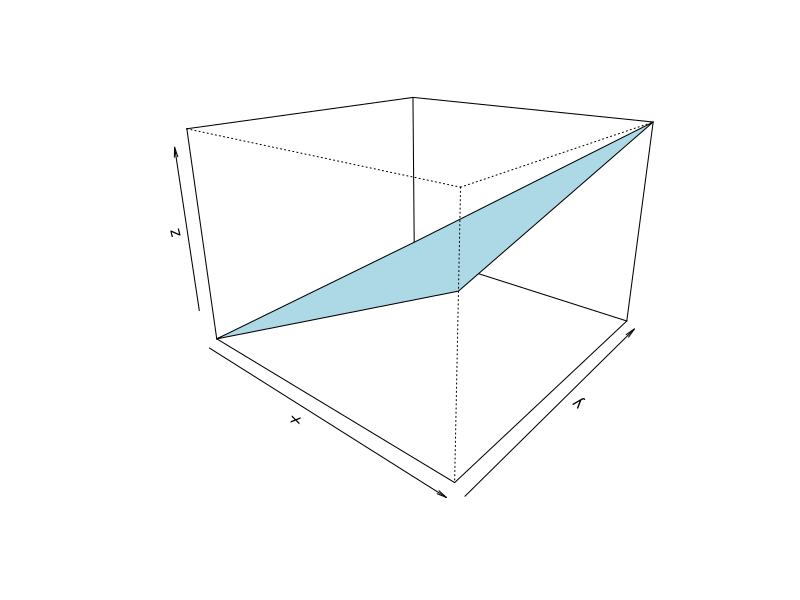
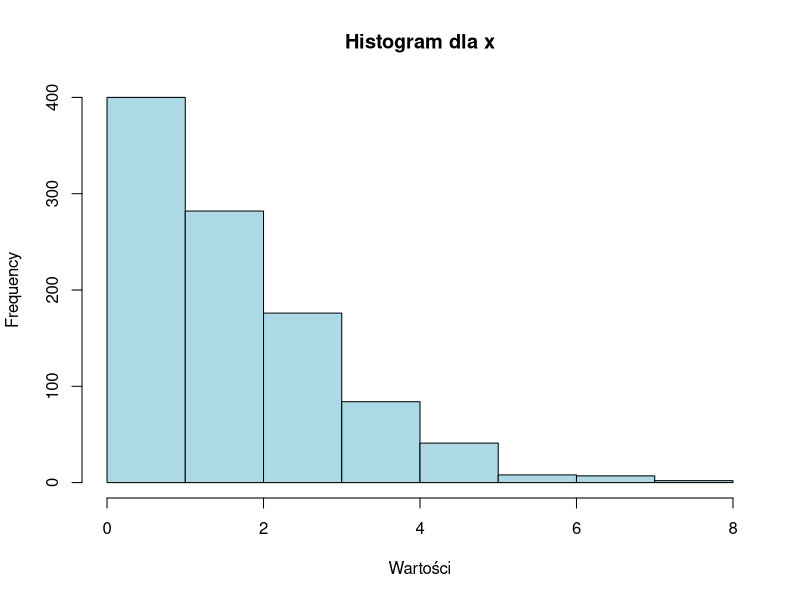
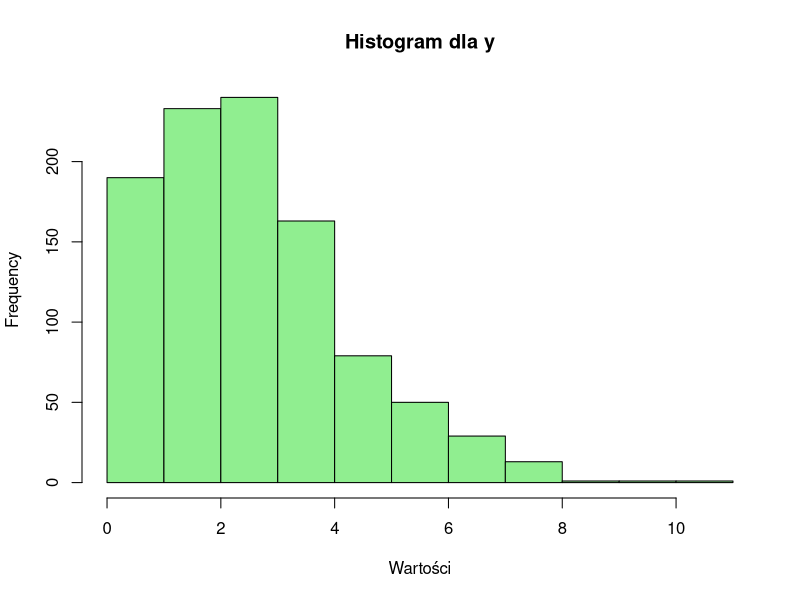
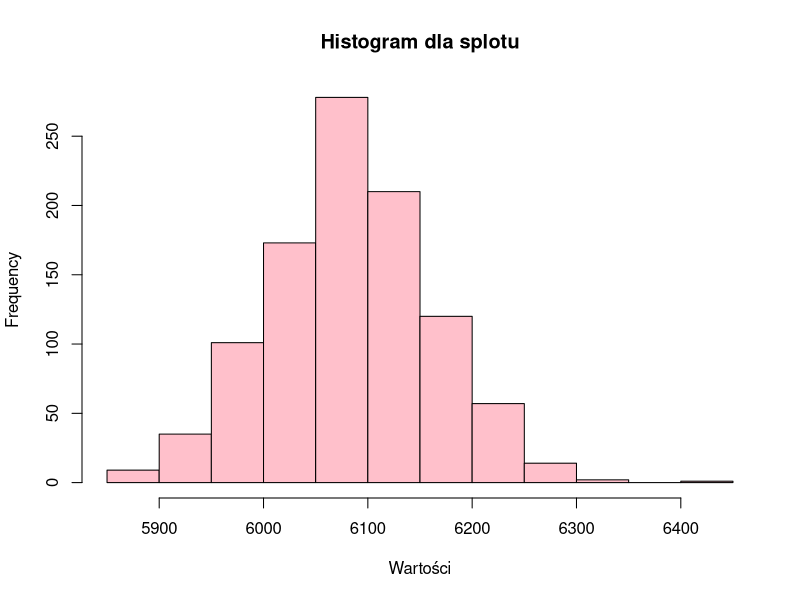
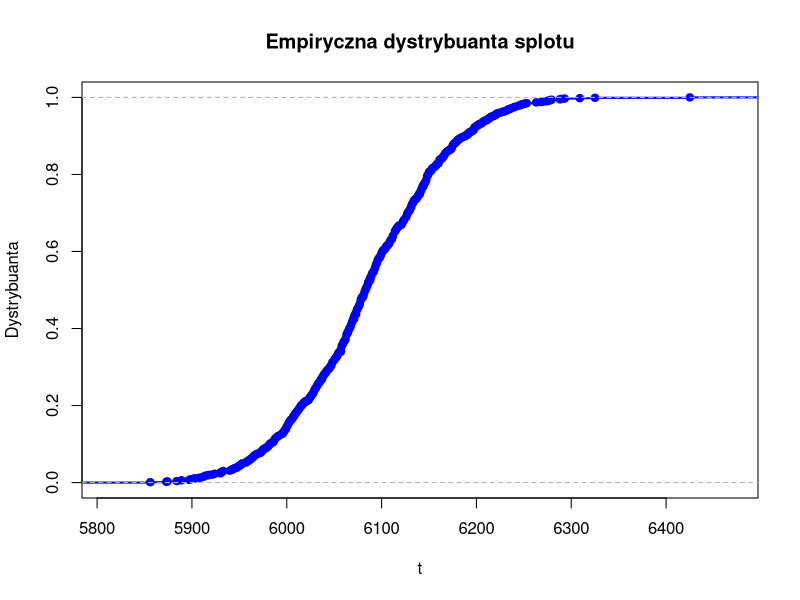
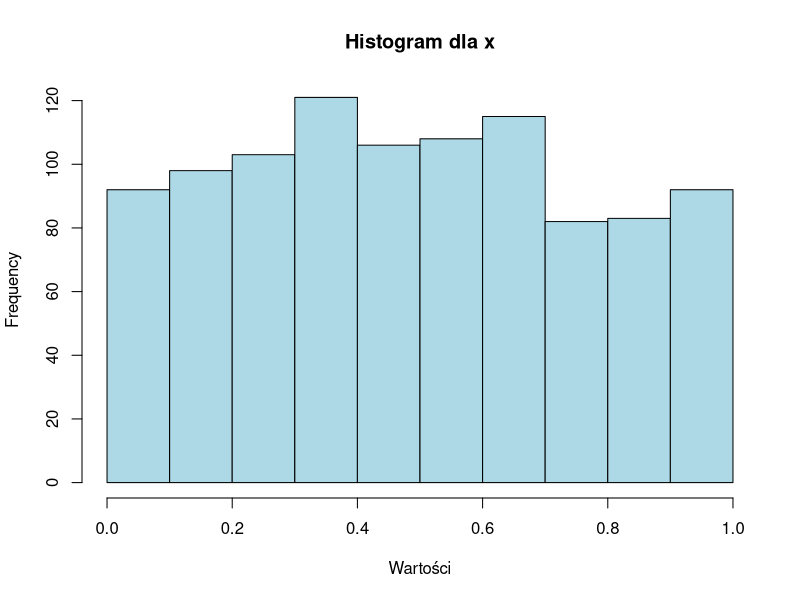
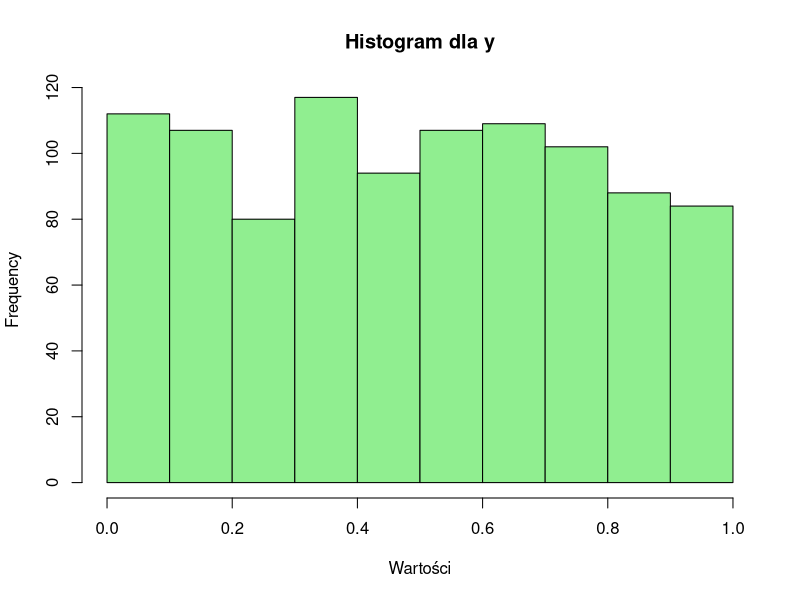
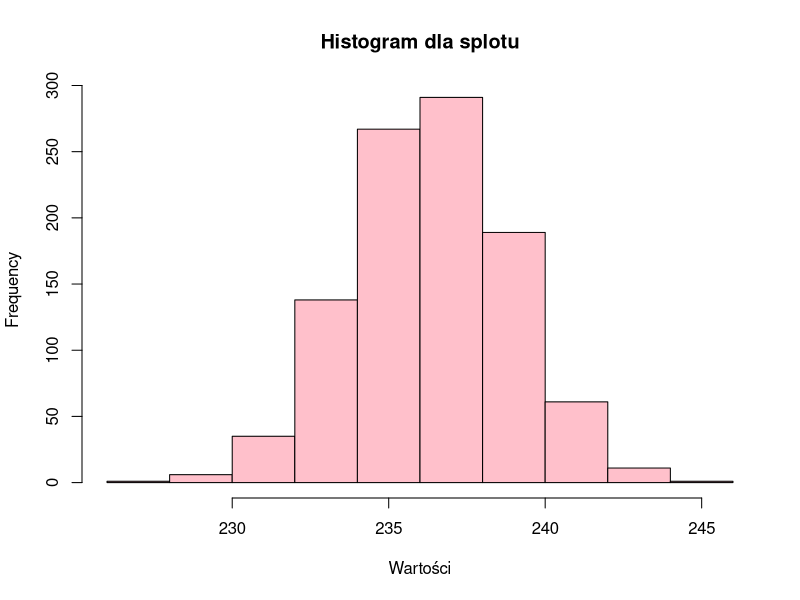

The R script that drew these images, in order:
## ---- chunk 1
rys <- function(a,b,c,d){
  x<-c(a,b)
  y<-c(c,d)
  f<-function(x,y){x*y}
  z<-outer(x,y,f)
  persp(x, y, z, theta = 40, phi = 20, expand = 0.7, col = "lightblue")
}
rys(1,4,3,4)
## ---- chunk 2
# Generowanie próbek z rozkładów Poissona
x <- rpois(10^3, 2)
y <- rpois(10^3, 3)

# Splot dwóch próbek
splot <- convolve(x, y)

# Funkcja do obliczania dystrybuanty
ecdf_splot <- ecdf(splot)

# Histogramy dla x, y i splotu
hist(x, main = "Histogram dla x", xlab = "Wartości", col = "lightblue")
hist(y, main = "Histogram dla y", xlab = "Wartości", col = "lightgreen")
hist(splot, main = "Histogram dla splotu", xlab = "Wartości", col = "pink")

# Wykres dystrybuanty splotu
plot(ecdf_splot, col = "blue", lwd = 2,
     xlab = "t", ylab = "Dystrybuanta", main = "Empiryczna dystrybuanta splotu")

## ---- chunk 3
x <- runif(10^3)
y <- runif(10^3)
splot <- convolve(x, y)

# Funkcja do obliczania dystrybuanty
ecdf_splot <- ecdf(splot)

# Histogramy dla x, y i splotu
hist(x, main = "Histogram dla x", xlab = "Wartości", col = "lightblue")
hist(y, main = "Histogram dla y", xlab = "Wartości", col = "lightgreen")
hist(splot, main = "Histogram dla splotu", xlab = "Wartości", col = "pink")

# Wykres empirycznej dystrybuanty splotu
plot(ecdf_splot, col = "blue", lwd = 2,
     xlab = "t", ylab = "Dystrybuanta", main = "Empiryczna dystrybuanta splotu")

## ---- chunk 4

x <- c(1, 2, 3, 3, 4, 5)
ecdf_x <- ecdf(x)

# Wartość dystrybuanty dla punktu 3
p <- ecdf_x(3)
print(p)

# Wykres dystrybuanty
plot(ecdf_x)


